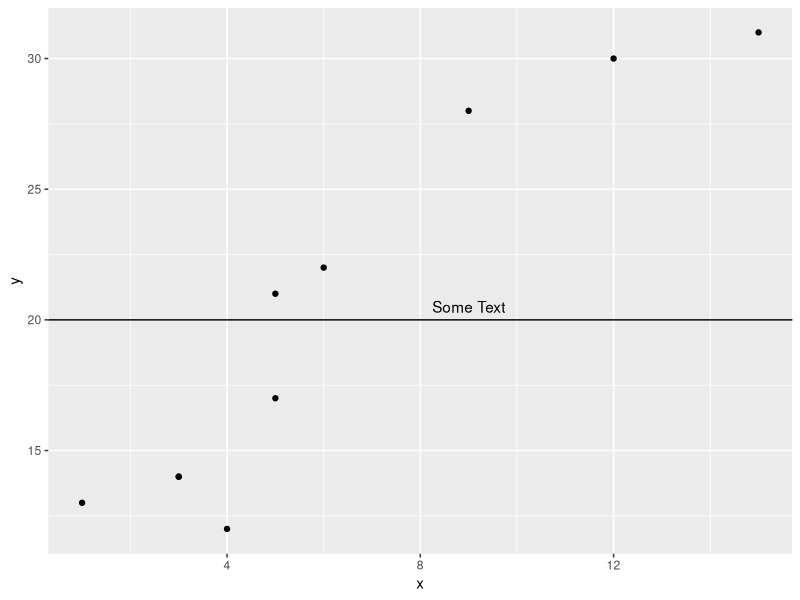
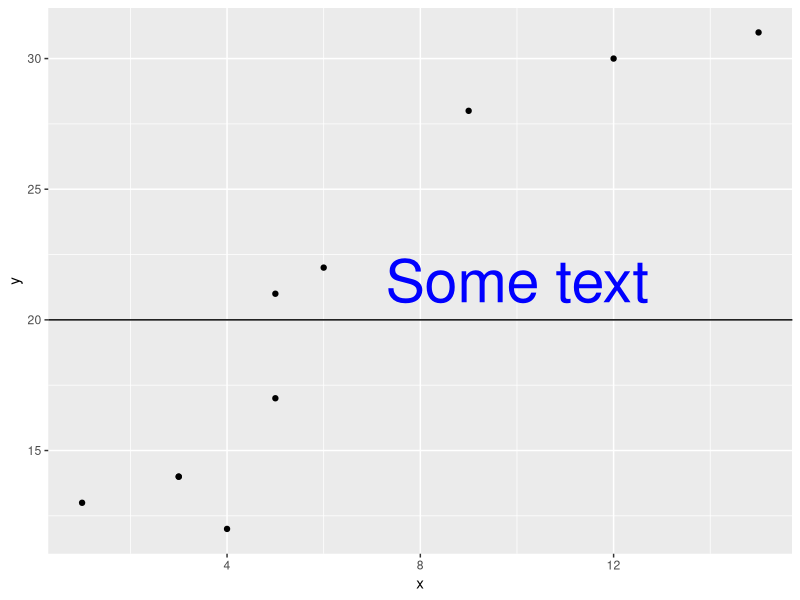
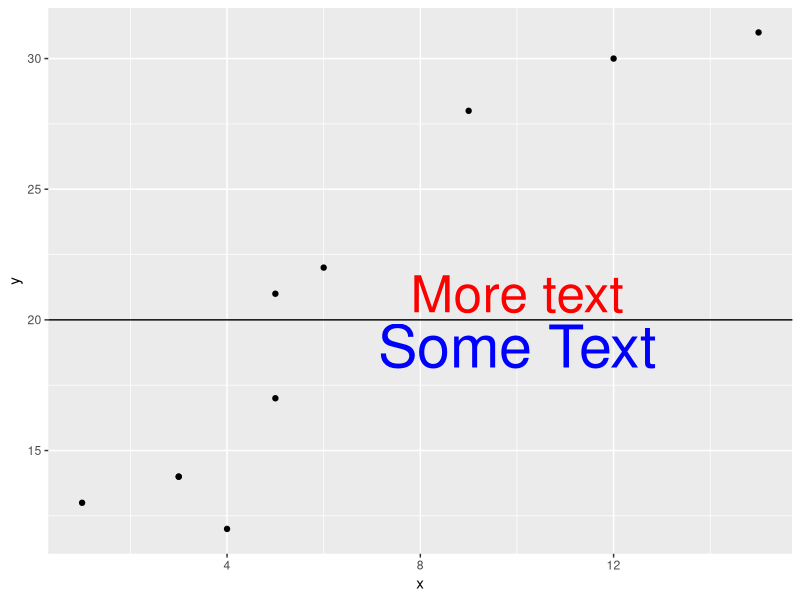

Here is the R script that generated these plots, in order:
# Example 1: Add Label to geom_hline
library("ggplot2")

# create data frame
df <- data.frame(x=c(1, 3, 3, 4, 5, 5, 6, 9, 12, 15),
                 y=c(13, 14, 14, 12, 17, 21, 22, 28, 30, 31))

# create scatterplot with horizontal line at y=20
ggplot(df, aes(x=x, y=y)) + 
  geom_point() + 
  geom_hline(yintercept = 20) + 
  annotate("text", x=9, y=20.5, label="Some Text")

# Example 2: Add Customized Label to geom_hline
library("ggplot2")

# create data frame
df <- data.frame(x=c(1, 3, 3, 4, 5, 5, 6, 9, 12, 15),
                 y=c(13, 14, 14, 12, 17, 21, 22, 28, 30, 31))

# create scatterplot with horizontal line at y=20
ggplot(df, aes(x=x, y=y)) + 
  geom_point() + 
  geom_hline(yintercept = 20) + 
  annotate("text", x=10, y=21.5, label="Some text", size=15, color="blue")

# Example 3: Add Multiple Labels to geom_hline
library("ggplot2")

# create data frame
df <- data.frame(x=c(1, 3, 3, 4, 5, 5, 6, 9, 12, 15),
                 y=c(13, 14, 14, 12, 17, 21, 22, 28, 30, 31))

# create scatterplot with horizontal line at y=10
ggplot(df, aes(x=x, y=y)) + 
  geom_point() + 
  geom_hline(yintercept = 20) + 
  annotate("text", x=10, y=19, label="Some Text", size=15, color="blue") +
  annotate("text", x=10, y=21, label="More text", size=13, color="red")
